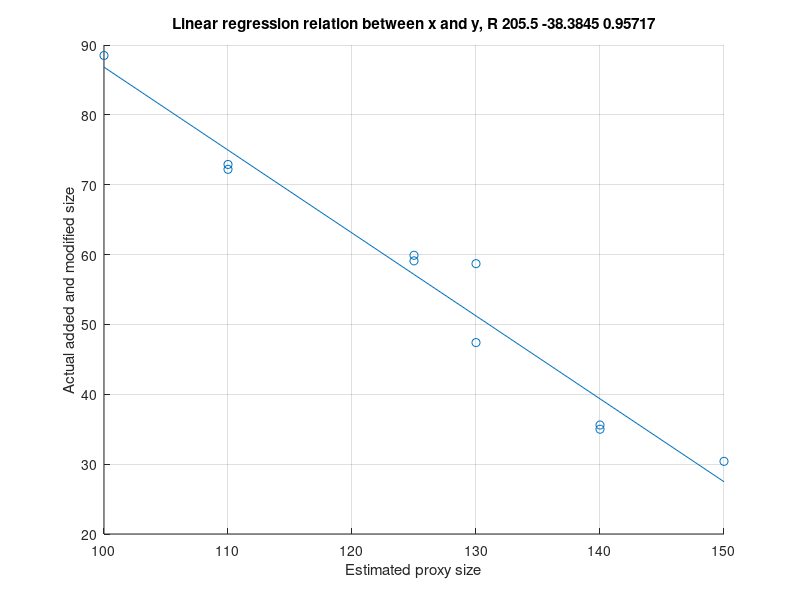

The MATLAB source for this figure:
clear, clc

x = [
1 100;
1 110;
1 110;
1 125;
1 125;
1 130;
1 130;
1 140;
1 140;
1 150;
]


y = [
88.5;
72.2;
72.9;
59.9;
59.1;
58.7;
47.4;
35.6;
35.0;
30.4;
]

b = x\y;
b = b.'

b1 = b(2)
b0 = b(1)

xserie = x(:,2)
xserie
yCalc = b0 + b1*xserie
yCalc

scatter(xserie, y)
hold on
plot(xserie, yCalc)

xlabel('Estimated proxy size')
ylabel('Actual added and modified size')

xk = 205.5
yk = b0 + b1 * xk
xk
yk

%calculo de R^2
R2 = 1 - sum((y - yCalc).^2)/sum((y - mean(y)).^2)
R2

mytitle = ['Linear regression relation between x and y, R ' num2str(xk) ' ' num2str(yk) ' ' num2str(R2)]
mytitle 
title(mytitle)
grid on